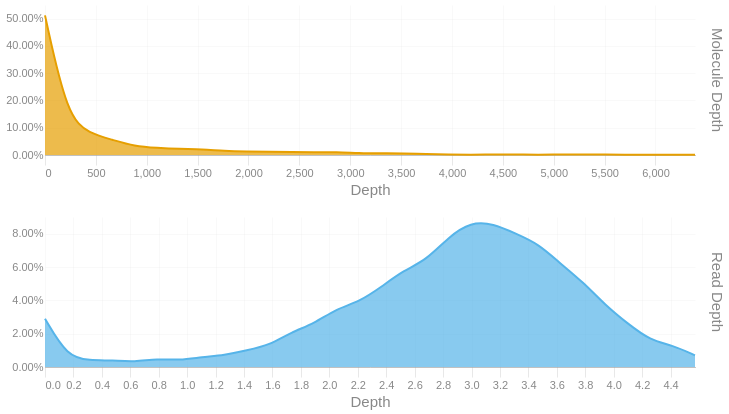

The code cell stored with this chart in its notebook:
### Code cell
readdep = depth_hist(tb['Read Depth'], q99, 3)
readdep = readdep.with_columns(pl.lit('Read Depth').alias('Metric'))
if not SKIPLR:
    moldep = depth_hist(tb['Molecule Depth'], mol_q99, 1)
    moldep = moldep.with_columns(pl.lit('Molecule Depth').alias('Metric'))
    _hist = pl.concat([readdep, moldep])
    _hist = _hist.filter(pl.col('Proportion') != 0)
    with SafeRender(_hist):
        (
            alt.Chart(_hist)        
            .mark_area(interpolate = "basis")
            .encode(
                x=alt.X('Bin:Q').scale(domainMin=0).axis(alt.Axis(title='Depth')),
                y = alt.Y('Proportion:Q', title = None).axis(format = '.2%'),
                color = alt.Color('Metric:N').legend(None),
                row = alt.Row("Metric:N").header(title = None, labelOrient = 'right'),
                tooltip = [
                    alt.Tooltip("Metric:N", title = "Metric"),
                    alt.Tooltip('Interval:N', title = "Depth Interval"),
                    alt.Tooltip('Proportion:Q', title = "% Alignments").format('.2%')
                ]
            )
            .resolve_scale(x='independent', y='independent')
            .properties(
                height = 150, width = 650,
                usermeta={'embedOptions': {'downloadFileName': f'{samplename}.depth.hist'}}
            )
        ).display()
else:
    readdep = readdep.filter(pl.col('Proportion') != 0)
    with SafeRender(readdep):
        (
            alt.Chart(readdep)        
            .mark_area(interpolate = "basis")
            .encode(
                x=alt.X('Bin:Q').scale(domainMin=0).axis(alt.Axis(title='Depth')),
                y = alt.Y('Proportion:Q', title = None).axis(format = '.2%'),
                tooltip = [
                    alt.Tooltip('Interval:N', title = "Depth Interval"),
                    alt.Tooltip('Proportion:Q', title = "% Alignments").format('.2%')
                ]
            )
            .properties(
                usermeta={'embedOptions': {'downloadFileName': f'{samplename}.depth.hist'}}
            )
        ).display()

### Figure 1 — Vega-Lite specification as saved in the notebook (floating-point values rounded to 4 significant figures)
{"width": 650, "height": 150, "config": {"title": {"anchor": "start", "dy": -15, "fontSize": 18, "color": "#888888", "subtitleColor": "#888888", "subtitleFontSize": 14}, "arc": {"fill": "#0072B2"}, "axis": {"domainColor": "#888888", "domainWidth": 0.5, "gridWidth": 0.2, "grid": false, "titleFontWeight": 400, "titleFontSize": 15, "labelFontSize": 11, "labelColor": "#888888", "tickColor": "#888888", "tickWidth": 0.2, "titleColor": "#888888"}, "axisBand": {"grid": false}, "axisX": {"grid": true, "tickSize": 10, "domainCap": "round"}, "axisY": {"domain": false, "grid": true, "tickSize": 0, "domainCap": "round"}, "background": "transparent", "header": {"labelFontSize": 15, "labelColor": "#888888", "titleFontSize": 15, "titleFontWeight": 600, "titleColor": "#888888"}, "legend": {"labelFont": "sans-serif", "labelFontSize": 12, "labelColor": "#888888", "symbolSize": 100, "symbolType": "circle", "titleFontSize": 12, "titlePadding": 10, "titleColor": "#888888", "title": null}, "range": {"category": ["#E69F00", "#56B4E9", "#009E73", "#F0E442", "#0072B2", "#D55E00", "#CC79A7", "#000000"], "diverging": ["#cfe8f3", "#a2d4ec", "#73bfe2", "#46abdb", "#1696d2", "#12719e"]}, "area": {"fill": "#0072B2", "fillOpacity": 0.7, "line": true, "strokeOpacity": 0.7}, "line": {"color": "#0072B2", "stroke": "#0072B2", "strokeWidth": 2}, "trail": {"color": "#0072B2", "stroke": "#0072B2", "strokeWidth": 0, "size": 1}, "point": {"filled": true, "fillOpacity": 1.0, "size": 95}, "text": {"color": "#888888", "fontSize": 11, "align": "right", "fontWeight": 400, "size": 11}, "bar": {"fill": "#0072B2", "stroke": null}, "view": {"stroke": null, "continuousWidth": 660, "continuousHeight": 400}}, "data": {"name": "data-c245bc8eb8ede71f6e98dbae450c172c"}, "mark": {"type": "area", "interpolate": "basis"}, "encoding": {"color": {"field": "Metric", "legend": null, "type": "nominal"}, "row": {"field": "Metric", "header": {"title": null, "labelOrient": "right"}, "type": "nominal"}, "tooltip": [{"field": "Metric", "title": "Metric", "type": "nominal"}, {"field": "Interval", "title": "Depth Interval", "type": "nominal"}, {"field": "Proportion", "format": ".2%", "title": "% Alignments", "type": "quantitative"}], "x": {"axis": {"title": "Depth"}, "field": "Bin", "scale": {"domainMin": 0}, "type": "quantitative"}, "y": {"axis": {"format": ".2%"}, "field": "Proportion", "title": null, "type": "quantitative"}}, "resolve": {"scale": {"x": "independent", "y": "independent"}}, "usermeta": {"embedOptions": {"downloadFileName": "S1_Musquodoboit_027.depth.hist"}}, "$schema": "https://vega.github.io/schema/vega-lite/v6.1.0.json", "datasets": {"data-c245bc8eb8ede71f6e98dbae450c172c": [{"Bin": 0.0, "Interval": "0.0-0.158", "Proportion": 0.029, "Metric": "Read Depth"}, {"Bin": 0.158, "Interval": "0.158-0.315", "Proportion": 0.006, "Metric": "Read Depth"}, {"Bin": 0.315, "Interval": "0.315-0.473", "Proportion": 0.004, "Metric": "Read Depth"}, {"Bin": 0.473, "Interval": "0.473-0.631", "Proportion": 0.004, "Metric": "Read Depth"}, {"Bin": 0.631, "Interval": "0.631-0.788", "Proportion": 0.003, "Metric": "Read Depth"}, {"Bin": 0.788, "Interval": "0.788-0.946", "Proportion": 0.005, "Metric": "Read Depth"}, {"Bin": 0.946, "Interval": "0.946-1.104", "Proportion": 0.004, "Metric": "Read Depth"}, {"Bin": 1.104, "Interval": "1.104-1.261", "Proportion": 0.006, "Metric": "Read Depth"}, {"Bin": 1.261, "Interval": "1.261-1.419", "Proportion": 0.007, "Metric": "Read Depth"}, {"Bin": 1.419, "Interval": "1.419-1.577", "Proportion": 0.01, "Metric": "Read Depth"}, {"Bin": 1.577, "Interval": "1.577-1.734", "Proportion": 0.013, "Metric": "Read Depth"}, {"Bin": 1.734, "Interval": "1.734-1.892", "Proportion": 0.021, "Metric": "Read Depth"}, {"Bin": 1.892, "Interval": "1.892-2.05", "Proportion": 0.026, "Metric": "Read Depth"}, {"Bin": 2.05, "Interval": "2.05-2.207", "Proportion": 0.035, "Metric": "Read Depth"}, {"Bin": 2.207, "Interval": "2.207-2.365", "Proportion": 0.039, "Metric": "Read Depth"}, {"Bin": 2.365, "Interval": "2.365-2.523", "Proportion": 0.048, "Metric": "Read Depth"}, {"Bin": 2.523, "Interval": "2.523-2.68", "Proportion": 0.058, "Metric": "Read Depth"}, {"Bin": 2.68, "Interval": "2.68-2.838", "Proportion": 0.064, "Metric": "Read Depth"}, {"Bin": 2.838, "Interval": "2.838-2.996", "Proportion": 0.078, "Metric": "Read Depth"}, {"Bin": 2.996, "Interval": "2.996-3.153", "Proportion": 0.087, "Metric": "Read Depth"}, {"Bin": 3.153, "Interval": "3.153-3.311", "Proportion": 0.086, "Metric": "Read Depth"}, {"Bin": 3.311, "Interval": "3.311-3.469", "Proportion": 0.08, "Metric": "Read Depth"}, {"Bin": 3.469, "Interval": "3.469-3.626", "Proportion": 0.074, "Metric": "Read Depth"}, {"Bin": 3.626, "Interval": "3.626-3.784", "Proportion": 0.062, "Metric": "Read Depth"}, {"Bin": 3.784, "Interval": "3.784-3.942", "Proportion": 0.051, "Metric": "Read Depth"}, {"Bin": 3.942, "Interval": "3.942-4.099", "Proportion": 0.037, "Metric": "Read Depth"}, {"Bin": 4.099, "Interval": "4.099-4.257", "Proportion": 0.026, "Metric": "Read Depth"}, {"Bin": 4.257, "Interval": "4.257-4.415", "Proportion": 0.016, "Metric": "Read Depth"}, {"Bin": 4.415, "Interval": "4.415-4.572", "Proportion": 0.013, "Metric": "Read Depth"}, {"Bin": 4.572, "Interval": "4.572-4.73", "Proportion": 0.007, "Metric": "Read Depth"}, {"Bin": 0.0, "Interval": "0.0-220.3", "Proportion": 0.512, "Metric": "Molecule Depth"}, {"Bin": 220.3, "Interval": "220.3-440.6", "Proportion": 0.138, "Metric": "Molecule Depth"}, {"Bin": 440.6, "Interval": "440.6-660.9", "Proportion": 0.079, "Metric": "Molecule Depth"}, {"Bin": 660.9, "Interval": "660.9-881.2", "Proportion": 0.056, "Metric": "Molecule Depth"}, {"Bin": 881.2, "Interval": "881.2-1101.4", "Proportion": 0.032, "Metric": "Molecule Depth"}, {"Bin": 1101.0, "Interval": "1101.4-1321.7", "Proportion": 0.026, "Metric": "Molecule Depth"}, {"Bin": 1322.0, "Interval": "1321.7-1542.0", "Proportion": 0.022, "Metric": "Molecule Depth"}, {"Bin": 1542.0, "Interval": "1542.0-1762.3", "Proportion": 0.021, "Metric": "Molecule Depth"}, {"Bin": 1762.0, "Interval": "1762.3-1982.6", "Proportion": 0.015, "Metric": "Molecule Depth"}, {"Bin": 1983.0, "Interval": "1982.6-2202.9", "Proportion": 0.013, "Metric": "Molecule Depth"}, {"Bin": 2203.0, "Interval": "2202.9-2423.2", "Proportion": 0.012, "Metric": "Molecule Depth"}, {"Bin": 2423.0, "Interval": "2423.2-2643.5", "Proportion": 0.011, "Metric": "Molecule Depth"}, {"Bin": 2644.0, "Interval": "2643.5-2863.8", "Proportion": 0.01, "Metric": "Molecule Depth"}, {"Bin": 2864.0, "Interval": "2863.8-3084.1", "Proportion": 0.011, "Metric": "Molecule Depth"}, {"Bin": 3084.0, "Interval": "3084.1-3304.3", "Proportion": 0.007, "Metric": "Molecule Depth"}, {"Bin": 3304.0, "Interval": "3304.3-3524.6", "Proportion": 0.006, "Metric": "Molecule Depth"}, {"Bin": 3525.0, "Interval": "3524.6-3744.9", "Proportion": 0.006, "Metric": "Molecule Depth"}, {"Bin": 3745.0, "Interval": "3744.9-3965.2", "Proportion": 0.003, "Metric": "Molecule Depth"}, {"Bin": 3965.0, "Interval": "3965.2-4185.5", "Proportion": 0.002, "Metric": "Molecule Depth"}, {"Bin": 4186.0, "Interval": "4185.5-4405.8", "Proportion": 0.001, "Metric": "Molecule Depth"}, {"Bin": 4406.0, "Interval": "4405.8-4626.1", "Proportion": 0.002, "Metric": "Molecule Depth"}, {"Bin": 4626.0, "Interval": "4626.1-4846.4", "Proportion": 0.002, "Metric": "Molecule Depth"}, {"Bin": 4846.0, "Interval": "4846.4-5066.7", "Proportion": 0.001, "Metric": "Molecule Depth"}, {"Bin": 5067.0, "Interval": "5066.7-5287.0", "Proportion": 0.002, "Metric": "Molecule Depth"}, {"Bin": 5287.0, "Interval": "5287.0-5507.2", "Proportion": 0.002, "Metric": "Molecule Depth"}, {"Bin": 5507.0, "Interval": "5507.2-5727.5", "Proportion": 0.002, "Metric": "Molecule Depth"}, {"Bin": 5728.0, "Interval": "5727.5-5947.8", "Proportion": 0.001, "Metric": "Molecule Depth"}, {"Bin": 5948.0, "Interval": "5947.8-6168.1", "Proportion": 0.001, "Metric": "Molecule Depth"}, {"Bin": 6168.0, "Interval": "6168.1-6388.4", "Proportion": 0.001, "Metric": "Molecule Depth"}, {"Bin": 6388.0, "Interval": "6388.4-6608.69", "Proportion": 0.001, "Metric": "Molecule Depth"}]}}
